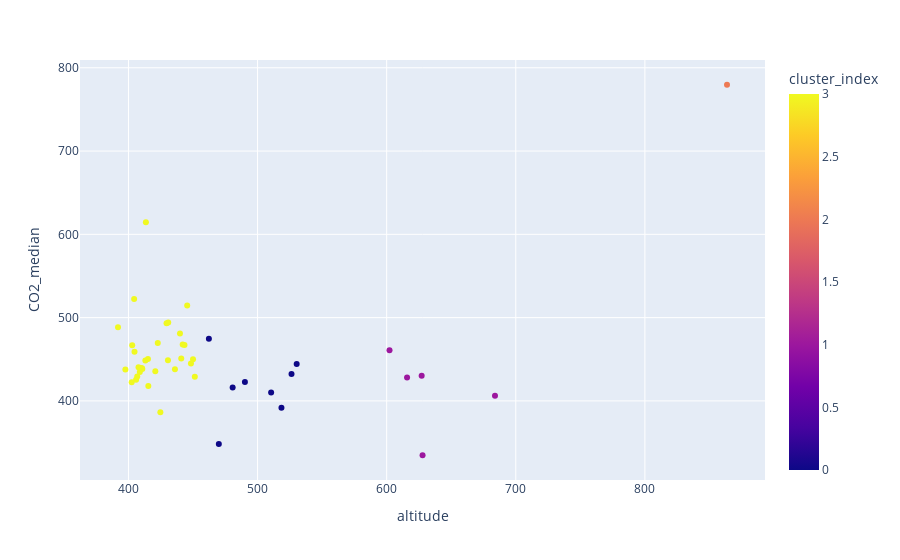

Source (notebook cell):
### Code cell
# we visualize the monthly median as a function of the altitude colored according to the clustering result
px.scatter(result, x= 'altitude', y= 'CO2_median', color= 'cluster_index')

### Figure 1 — Plotly figure (JSON) as saved in the notebook; plotly's stock layout.template omitted (floating-point values rounded to 4 significant figures)
{"data": [{"hovertemplate": "altitude=%{x}<br>CO2_median=%{y}<br>cluster_index=%{marker.color}<extra></extra>", "legendgroup": "", "marker": {"color": [1, 0, 0, 0, 0, 3, 3, 3, 1, 2, 0, 3, 3, 3, 3, 3, 3, 3, 3, 3, 3, 0, 3, 3, 1, 1, 3, 3, 3, 3, 3, 3, 3, 3, 3, 0, 3, 3, 3, 3, 3, 1, 3, 0, 3, 3], "coloraxis": "coloraxis", "symbol": "circle"}, "mode": "markers", "name": "", "orientation": "v", "showlegend": false, "type": "scatter", "x": [627.8, 462.3, 490.2, 510.5, 530.3, 440.9, 404.4, 391.9, 627.1, 863.6, 526.3, 451.4, 424.7, 422.7, 445.5, 430.6, 410.7, 436, 448.4, 406.8, 443.4, 518.5, 442, 413.5, 683.9, 615.8, 410.5, 397.6, 429.5, 405.9, 407.8, 404.7, 439.9, 402.5, 409.7, 470, 415.4, 413.1, 415.1, 420.8, 430.8, 602.2, 402.9, 480.7, 408.8, 450], "xaxis": "x", "y": [334.8, 474.5, 422.8, 410.1, 444.4, 451.0, 522.3, 488.5, 430.1, 779.6, 432.4, 429.0, 386.3, 469.6, 514.7, 449.0, 438.3, 438.0, 444.8, 429.4, 467.1, 391.8, 467.9, 614.5, 406.2, 428.1, 439.2, 437.8, 493.2, 425.4, 440.4, 459.1, 481.1, 422.5, 439.4, 348.2, 417.8, 448.5, 450.2, 435.6, 494.3, 460.9, 466.9, 416.2, 434.6, 450.1], "yaxis": "y"}], "layout": {"autosize": true, "coloraxis": {"colorbar": {"title": {"text": "cluster_index"}}, "colorscale": [[0, "#0d0887"], [0.1111, "#46039f"], [0.2222, "#7201a8"], [0.3333, "#9c179e"], [0.4444, "#bd3786"], [0.5556, "#d8576b"], [0.6667, "#ed7953"], [0.7778, "#fb9f3a"], [0.8889, "#fdca26"], [1, "#f0f921"]]}, "legend": {"tracegroupgap": 0}, "margin": {"t": 60}, "xaxis": {"anchor": "y", "autorange": true, "domain": [0, 1], "range": [362.9, 892.6], "title": {"text": "altitude"}, "type": "linear"}, "yaxis": {"anchor": "x", "autorange": true, "domain": [0, 1], "range": [303.2, 811.1], "title": {"text": "CO2_median"}, "type": "linear"}}}
